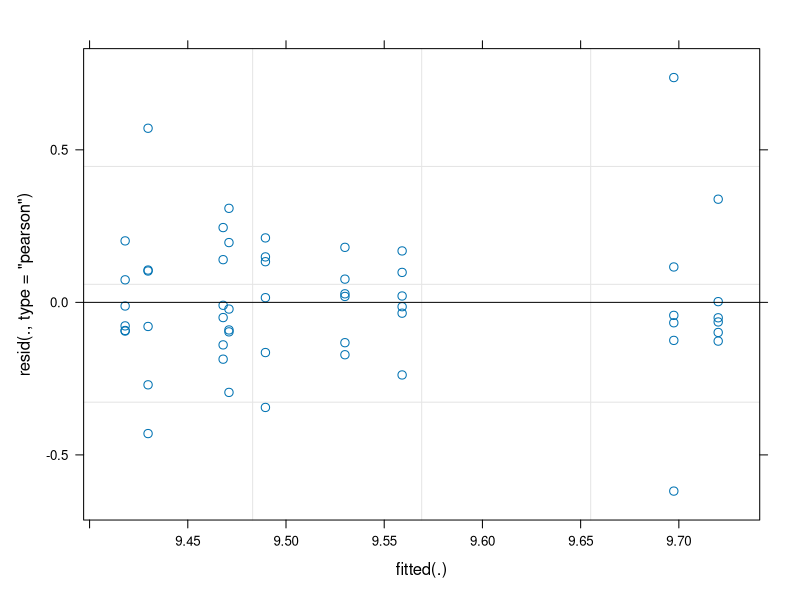

This chart was generated by the following R code:
## ---- chunk 1
#install.packages("car")
#install.packages("emmeans")
#install.packages("ggplot2")
#install.packages("ggpubr")
#install.packages("here")
#install.packages("lme4")
#install.packages("tidyverse")
#install.packages("lmerTest")
## ---- chunk 2
library(car)
library(emmeans)
library(ggplot2)
library(ggpubr)
library(here)
library(lme4)
library(tidyverse)
library(lmerTest)
## ---- chunk 3
# Set working directory
setwd("./")
df_eub  <- read.delim(here("data", "qpcr", "df_copies_EUB.txt"), dec=".", sep="\t")
## ---- chunk 4
# Creates a theme for all plots in this study 
theme_JM <- theme(
  axis.title.x      = element_text(colour = "black", size = 12),
  axis.text.x       = element_text(colour = "black", size = 12), 
  axis.title.y      = element_text(colour = "black", size = 12),
  axis.text.y       = element_text(colour = "black", size = 12), 
  legend.title      = element_text(colour = "black", size = 12),
  legend.text       = element_text(colour = "black", size = 12), 
  legend.position   = "top",
  panel.background  = element_blank(), 
  panel.border      = element_rect(colour = "black", fill = NA, size = 1.2),
  legend.key        = element_blank(),
  strip.text.x      = element_text(colour = "black", size = 12),
  strip.text.y      = element_text(colour = "black", size = 12)
)
## ---- chunk 5
# Correctly format all factors
df_eub$Depth <- recode_factor(df_eub$Depth, "0-10" = "0-10 cm", "20-30" = "20-30 cm")  
df_eub$Treatment <- as.factor(df_eub$Treatment)
df_eub$Zone <- as.factor(df_eub$Zone)
df_eub$Treatment <- recode_factor(df_eub$Treatment, "ambient" = "ambient", "1.5C" = "+1.5°C", "3.0C" = "+3.0°C")
df_eub$Zone <- dplyr::recode(df_eub$Zone,
  "PZ" = "Pioneer zone",
  "LM" = "Low marsh",
  "HM" = "High marsh"
)
df_eub$Zone <- factor(df_eub$Zone, levels = c("Pioneer zone", "Low marsh", "High marsh"),
                     labels = c("Pioneer zone", "Low marsh", "High marsh"))
## ---- chunk 6
plot_qpcr_bar_eub <- ggplot(df_eub, aes(x = Zone, y = log10_copies, fill = Treatment)) +
  stat_summary(fun = mean, geom = "bar", position = position_dodge(width = 0.9), alpha = 0.9, width = 0.7) +
  stat_summary(fun.data = mean_se, geom = "errorbar", position = position_dodge(width = 0.9), width = 0.25, color = "black") +
  scale_fill_manual(values = c("ambient" = "#4575B4", "+1.5°C" = "#FDAE61", "+3.0°C" = "#D73027"), name = "Warming treatment:") +
  labs(fill = "Treatment", y = "log10 abundance 16S rRNA [copies/g OM]", x = "Zone") +
  theme_JM +
  ylim(9, 9.2)
## ---- chunk 7
# Remove the root-barrier samples from the dataframe.
df_eub <- df_eub %>% 
  mutate(core_id = paste0(Plot, Subplot)) %>%
  filter(Subplot == "ctr")

stat_model_eub <- lmer(log10_copies ~ Treatment * Zone + (1|core_id), data = df_eub)
anova(stat_model_eub)
plot(stat_model_eub)
summary(stat_model_eub)

# Pairwise comparisons
stat_model_eub_emm <- emmeans(stat_model_eub , ~ Zone)
pairs(stat_model_eub_emm)

stat_res_eub <- Anova(stat_model_eub, type = 3)
stat_emm_eub <- emmeans(stat_model_eub, ~ Treatment | Zone)
stat_pairs_eub <- pairs(stat_emm_eub)

cat("\nANOVA EUB:\n")
print(stat_res_eub)
cat("\nPairwise Comparisons:\n")
print(stat_pairs_eub)
## ---- chunk 8
df_eub_summary <- df_eub %>%
  group_by(Zone, Treatment) %>%
  summarise(
    mean_abundance = mean(log10_copies, na.rm = TRUE),
    se_abundance = sd(log10_copies, na.rm = TRUE)/sqrt(n()),
    n = n(),
    .groups = "drop"
  )
df_eub_summary <- df_eub_summary %>%
  mutate(mean_se = paste0(round(mean_abundance, 2), " ± ", round(se_abundance, 2), " (n=", n, ")"))
print(df_eub_summary)

df_qpcr_sum  <- df_eub  %>%
  mutate(plotid = as.factor(Plot)) %>%
  group_by(plotid) %>%
  summarise("Abundance" = mean(log10_copies, na.rm=TRUE)) %>%
  ungroup()
print(df_qpcr_sum)
## ---- chunk 9
# car: Fox, J. & Weisberg, S. (2024). car: Companion to Applied Regression. R package version 3.1-2. https://CRAN.R-project.org/package=car
# emmeans: Lenth, R. V. (2024). emmeans: Estimated Marginal Means, aka Least-Squares Means. R package version 1.10.2. https://CRAN.R-project.org/package=emmeans
# ggplot2: Wickham, H., Chang, W., Henry, L., Pedersen, T. L., Takahashi, K., Wilke, C., Woo, K., & Yutani, H. (2024). ggplot2: Create Elegant Data Visualisations Using the Grammar of Graphics. R package version 3.5.1. https://CRAN.R-project.org/package=ggplot2
# ggpubr: Kassambara, A. (2024). ggpubr: 'ggplot2' Based Publication Ready Plots. R package version 0.6.0. https://CRAN.R-project.org/package=ggpubr
# here: Müller, K. & Bryan, J. (2024). here: A Simpler Way to Find Your Files. R package version 1.0.1. https://CRAN.R-project.org/package=here
# lme4: Bates, D., Mächler, M., Bolker, B., & Walker, S. (2024). lme4: Linear Mixed-Effects Models using 'Eigen' and S4. R package version 1.1-35. https://CRAN.R-project.org/package=lme4
# tidyverse: Wickham, H., Bryan, J., François, R., Henry, L., Müller, K., Pedersen, T. L., & Takahashi, K. (2024). tidyverse: Easily Install and Load the 'Tidyverse'. R package version 2.0.0. https://CRAN.R-project.org/package=tidyverse
